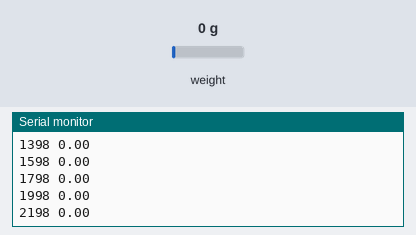
The sketch below on a simulated Arduino Uno, built with avr-gcc and run on an emulated ATmega328P. On the bench: the last lines printed to the serial monitor. The test bench sets the inputs (shaded band); at power-on: weight on the scale 0 g.

Above: at 2.2 s.
2.3 s: weight on the scale set to 100 g
At 2.55 s:
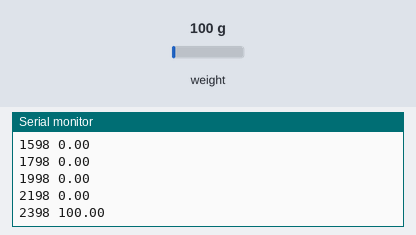
3.8 s: weight on the scale set to 1250 g
At 3.95 s:
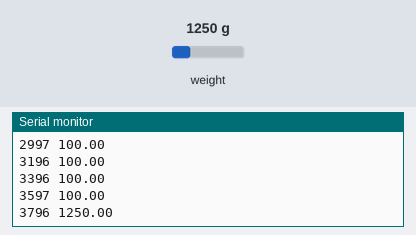
Timing chart, 0 to 6.8 s (numbered marks = the images above; inputs shaded):
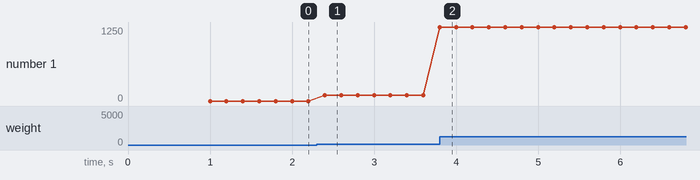

The sketch:

LoadCellDAQ.ino
```cpp
#include "HX711.h"
#define calibration_factor -113.5
float Force;

HX711 scale;

void setup() {
  Serial.begin(57600);
  scale.begin(3,2);
  scale.set_scale(calibration_factor);
  scale.tare();
}

void loop() {
  Serial.print(millis());
  Serial.print(" ");
  Serial.print(scale.get_units());
  Serial.print(" \n");
  delay(99);
 }
```

Measured:
- after the input at 2.3 s, the serial monitor: prints a new line after 0.10 s (image 1)
- plotted number 1: 0 → 1250 after the input at 2.3 s
